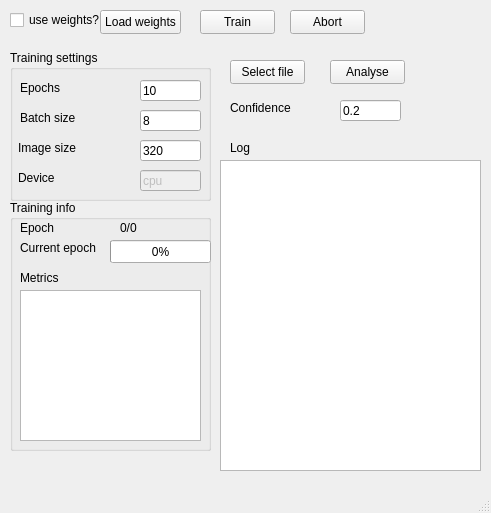
<?xml version="1.0" encoding="UTF-8"?>
<ui version="4.0">
 <class>MainWindow</class>
 <widget class="QMainWindow" name="MainWindow">
  <property name="geometry">
   <rect>
    <x>0</x>
    <y>0</y>
    <width>491</width>
    <height>513</height>
   </rect>
  </property>
  <property name="windowTitle">
   <string>MainWindow</string>
  </property>
  <widget class="QWidget" name="centralwidget">
   <widget class="QPushButton" name="trainPushButton">
    <property name="geometry">
     <rect>
      <x>200</x>
      <y>10</y>
      <width>75</width>
      <height>24</height>
     </rect>
    </property>
    <property name="toolTip">
     <string>&lt;html&gt;&lt;head/&gt;&lt;body&gt;&lt;p&gt;Select dataset (.yaml file) with File menu, setup training settings and click this button to train YOLO11 model. Default path for dataset - '&lt;span style=&quot; font-family:'Courier New'; color:#6a8759;&quot;&gt;./dataset/data.yaml&lt;/span&gt;'.&lt;/p&gt;&lt;/body&gt;&lt;/html&gt;</string>
    </property>
    <property name="text">
     <string>Train</string>
    </property>
   </widget>
   <widget class="QGroupBox" name="trainingInfoGroupBox">
    <property name="geometry">
     <rect>
      <x>10</x>
      <y>200</y>
      <width>201</width>
      <height>251</height>
     </rect>
    </property>
    <property name="title">
     <string>Training info</string>
    </property>
    <widget class="QProgressBar" name="currentEpochProgressBar">
     <property name="geometry">
      <rect>
       <x>100</x>
       <y>40</y>
       <width>101</width>
       <height>23</height>
      </rect>
     </property>
     <property name="value">
      <number>0</number>
     </property>
    </widget>
    <widget class="QLabel" name="label">
     <property name="geometry">
      <rect>
       <x>10</x>
       <y>40</y>
       <width>81</width>
       <height>16</height>
      </rect>
     </property>
     <property name="text">
      <string>Current epoch</string>
     </property>
    </widget>
    <widget class="QLabel" name="label_2">
     <property name="geometry">
      <rect>
       <x>10</x>
       <y>20</y>
       <width>49</width>
       <height>16</height>
      </rect>
     </property>
     <property name="text">
      <string>Epoch</string>
     </property>
    </widget>
    <widget class="QLabel" name="epochNumberProgressLabel">
     <property name="geometry">
      <rect>
       <x>110</x>
       <y>20</y>
       <width>49</width>
       <height>16</height>
      </rect>
     </property>
     <property name="text">
      <string>0/0</string>
     </property>
    </widget>
    <widget class="QTextEdit" name="metricsTextEdit">
     <property name="geometry">
      <rect>
       <x>10</x>
       <y>90</y>
       <width>181</width>
       <height>151</height>
      </rect>
     </property>
    </widget>
    <widget class="QLabel" name="label_3">
     <property name="geometry">
      <rect>
       <x>10</x>
       <y>70</y>
       <width>49</width>
       <height>16</height>
      </rect>
     </property>
     <property name="text">
      <string>Metrics</string>
     </property>
    </widget>
   </widget>
   <widget class="QGroupBox" name="trainingSettingsGroupBox">
    <property name="geometry">
     <rect>
      <x>10</x>
      <y>50</y>
      <width>201</width>
      <height>151</height>
     </rect>
    </property>
    <property name="title">
     <string>Training settings</string>
    </property>
    <widget class="QLineEdit" name="epochsNumberLineEdit">
     <property name="geometry">
      <rect>
       <x>130</x>
       <y>30</y>
       <width>61</width>
       <height>21</height>
      </rect>
     </property>
     <property name="text">
      <string>10</string>
     </property>
    </widget>
    <widget class="QLabel" name="label_4">
     <property name="geometry">
      <rect>
       <x>10</x>
       <y>30</y>
       <width>49</width>
       <height>16</height>
      </rect>
     </property>
     <property name="text">
      <string>Epochs</string>
     </property>
    </widget>
    <widget class="QLineEdit" name="batchSizeLineEdit">
     <property name="geometry">
      <rect>
       <x>130</x>
       <y>60</y>
       <width>61</width>
       <height>21</height>
      </rect>
     </property>
     <property name="text">
      <string>8</string>
     </property>
    </widget>
    <widget class="QLabel" name="label_5">
     <property name="geometry">
      <rect>
       <x>10</x>
       <y>60</y>
       <width>61</width>
       <height>16</height>
      </rect>
     </property>
     <property name="text">
      <string>Batch size</string>
     </property>
    </widget>
    <widget class="QLabel" name="label_6">
     <property name="geometry">
      <rect>
       <x>8</x>
       <y>90</y>
       <width>61</width>
       <height>16</height>
      </rect>
     </property>
     <property name="text">
      <string>Image size</string>
     </property>
    </widget>
    <widget class="QLineEdit" name="imageSizeLineEdit">
     <property name="geometry">
      <rect>
       <x>130</x>
       <y>90</y>
       <width>61</width>
       <height>21</height>
      </rect>
     </property>
     <property name="text">
      <string>320</string>
     </property>
    </widget>
    <widget class="QLabel" name="label_7">
     <property name="geometry">
      <rect>
       <x>8</x>
       <y>120</y>
       <width>61</width>
       <height>16</height>
      </rect>
     </property>
     <property name="text">
      <string>Device</string>
     </property>
    </widget>
    <widget class="QLineEdit" name="deviceLineEdit">
     <property name="enabled">
      <bool>false</bool>
     </property>
     <property name="geometry">
      <rect>
       <x>130</x>
       <y>120</y>
       <width>61</width>
       <height>21</height>
      </rect>
     </property>
     <property name="text">
      <string>cpu</string>
     </property>
    </widget>
   </widget>
   <widget class="QPushButton" name="abortPushButton">
    <property name="geometry">
     <rect>
      <x>290</x>
      <y>10</y>
      <width>75</width>
      <height>24</height>
     </rect>
    </property>
    <property name="toolTip">
     <string>&lt;html&gt;&lt;head/&gt;&lt;body&gt;&lt;p&gt;Abort training&lt;/p&gt;&lt;/body&gt;&lt;/html&gt;</string>
    </property>
    <property name="text">
     <string>Abort</string>
    </property>
   </widget>
   <widget class="QCheckBox" name="useWeightsCheckBox">
    <property name="geometry">
     <rect>
      <x>10</x>
      <y>10</y>
      <width>91</width>
      <height>20</height>
     </rect>
    </property>
    <property name="toolTip">
     <string>&lt;html&gt;&lt;head/&gt;&lt;body&gt;&lt;p&gt;Set checked if want to train with weights selected with 'load button'.&lt;/p&gt;&lt;/body&gt;&lt;/html&gt;</string>
    </property>
    <property name="text">
     <string>use weights?</string>
    </property>
   </widget>
   <widget class="QPushButton" name="loadWeightsPushButton">
    <property name="geometry">
     <rect>
      <x>100</x>
      <y>10</y>
      <width>81</width>
      <height>24</height>
     </rect>
    </property>
    <property name="toolTip">
     <string>&lt;html&gt;&lt;head/&gt;&lt;body&gt;&lt;p&gt;Select weights file for model. Weights are used for training if 'use weight?' is checked.&lt;/p&gt;&lt;/body&gt;&lt;/html&gt;</string>
    </property>
    <property name="text">
     <string>Load weights</string>
    </property>
   </widget>
   <widget class="QPushButton" name="analysePushButton">
    <property name="geometry">
     <rect>
      <x>330</x>
      <y>60</y>
      <width>75</width>
      <height>24</height>
     </rect>
    </property>
    <property name="toolTip">
     <string>&lt;html&gt;&lt;head/&gt;&lt;body&gt;&lt;p&gt;Analyse selected file. Uses model with loaded weights if 'use weights' is checked. Not trained model used otherwise.&lt;/p&gt;&lt;/body&gt;&lt;/html&gt;</string>
    </property>
    <property name="text">
     <string>Analyse</string>
    </property>
   </widget>
   <widget class="QTextEdit" name="logTextEdit">
    <property name="geometry">
     <rect>
      <x>220</x>
      <y>160</y>
      <width>261</width>
      <height>311</height>
     </rect>
    </property>
   </widget>
   <widget class="QLabel" name="label_8">
    <property name="geometry">
     <rect>
      <x>230</x>
      <y>140</y>
      <width>49</width>
      <height>16</height>
     </rect>
    </property>
    <property name="text">
     <string>Log</string>
    </property>
   </widget>
   <widget class="QPushButton" name="selectFileForAnalysisPushButton">
    <property name="geometry">
     <rect>
      <x>230</x>
      <y>60</y>
      <width>75</width>
      <height>24</height>
     </rect>
    </property>
    <property name="toolTip">
     <string>&lt;html&gt;&lt;head/&gt;&lt;body&gt;&lt;p&gt;Select file to analyse with YOLO model.&lt;/p&gt;&lt;/body&gt;&lt;/html&gt;</string>
    </property>
    <property name="text">
     <string>Select file</string>
    </property>
   </widget>
   <widget class="QLabel" name="label_9">
    <property name="geometry">
     <rect>
      <x>230</x>
      <y>100</y>
      <width>61</width>
      <height>16</height>
     </rect>
    </property>
    <property name="text">
     <string>Confidence</string>
    </property>
   </widget>
   <widget class="QLineEdit" name="confidenceThresholdLineEdit">
    <property name="geometry">
     <rect>
      <x>340</x>
      <y>100</y>
      <width>61</width>
      <height>21</height>
     </rect>
    </property>
    <property name="toolTip">
     <string>&lt;html&gt;&lt;head/&gt;&lt;body&gt;&lt;p&gt;Confidence threshold. Value between 0-1. If prediction made with confidence below set threshold it will not be displayed.&lt;/p&gt;&lt;/body&gt;&lt;/html&gt;</string>
    </property>
    <property name="text">
     <string>0.2</string>
    </property>
   </widget>
  </widget>
  <widget class="QMenuBar" name="menubar">
   <property name="geometry">
    <rect>
     <x>0</x>
     <y>0</y>
     <width>491</width>
     <height>22</height>
    </rect>
   </property>
  </widget>
  <widget class="QStatusBar" name="statusbar"/>
 </widget>
 <resources/>
 <connections/>
</ui>
